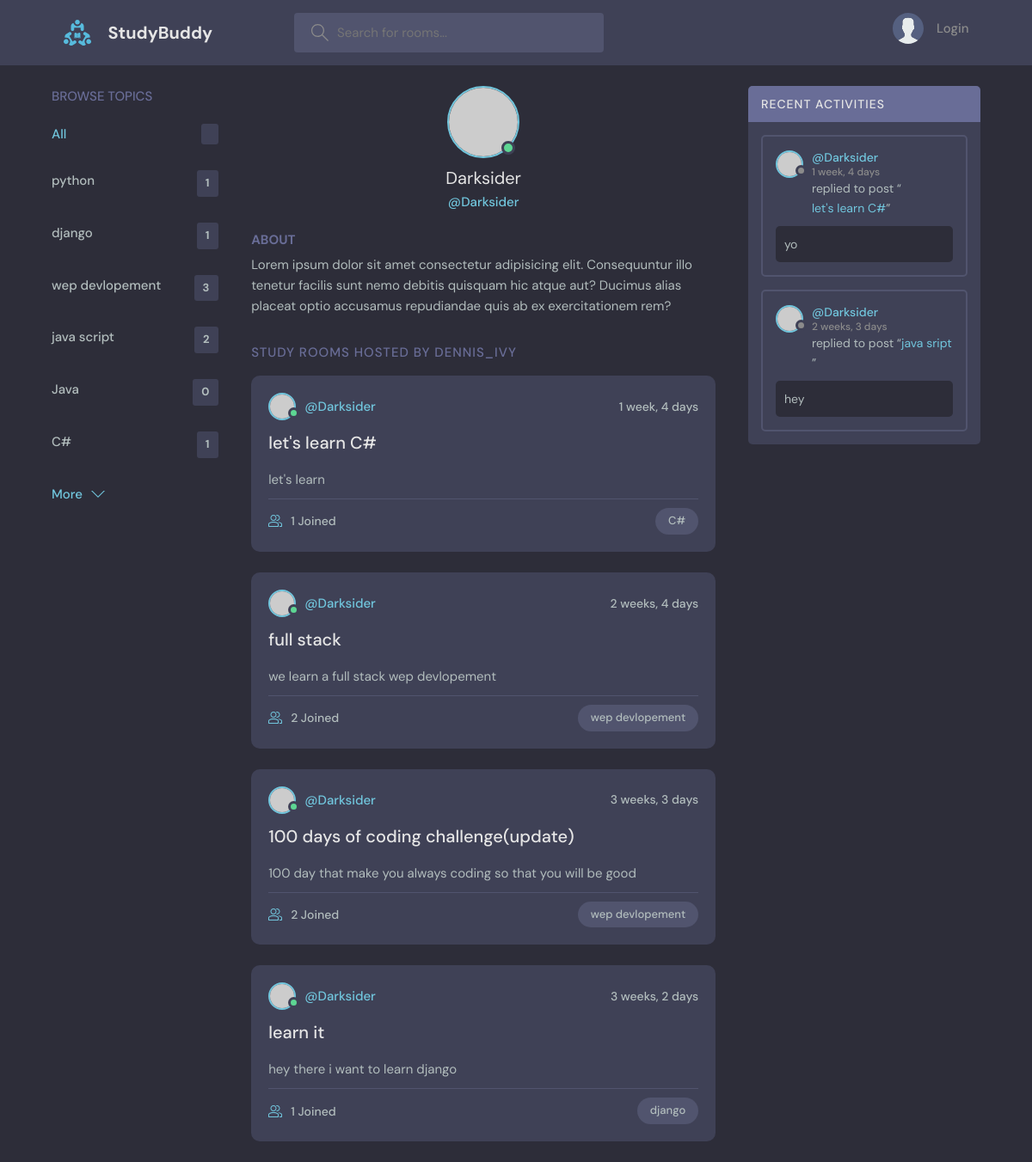
Page /profile/1/ on the committed database.
### base/models.py (models this page shows)
class Topic(models.Model):
    name = models.CharField(max_length=200)
    def __str__(self):
        return self.name

class Room(models.Model):
    host = models.ForeignKey(User, on_delete=models.SET_NULL , null=True)
    topic= models.ForeignKey(Topic , on_delete=models.SET_NULL ,null= True)
    name = models.CharField(max_length= 200)
    descripation = models.TextField(null= True , blank= True)
    participants = models.ManyToManyField(User , related_name='participants' , blank=True)
    update = models.DateTimeField(auto_now= True)
    created = models.DateTimeField(auto_now_add=True)
    class Meta:
        ordering = ['-update','-created']
    def __str__(self):
        return self.name

class Message(models.Model):
    user = models.ForeignKey(User , on_delete=models.CASCADE)
    room = models.ForeignKey(Room , on_delete=models.CASCADE)
    update = models.DateTimeField(auto_now= True)
    created = models.DateTimeField(auto_now_add=True)
    body = models.TextField()
    class Meta:
        ordering = ['-update','-created']
    def __str__ (self):
        return self.body[0:50]

### base/views.py (the view)
# urls.py: path('profile/<str:pk>/',views.profileinfo , name = 'profile'),
def profileinfo(request , pk):
    user = User.objects.get(id = pk)
    room = user.room_set.all()
    topics = Topic.objects.all()
    messagefeed = user.message_set.all()
    context={'user':user , 'room':room ,'topics':topics ,'messagefeed':messagefeed}
    return render(request , 'base/profile.html' , context)

### base/templates/base/profile.html (shortened to what this page needs)
{% extends 'main.html'%}
{% block content %}
  <main class="profile-page layout layout--3">
    <div class="container">
        {%include 'base/topicscomp.html' %}
      <div class="roomList">
        <div class="profile">
          <div class="profile__avatar">
            <div class="avatar avatar--large active">
              <img src="https://randomuser.me/api/portraits/men/11.jpg" />
            </div>
          </div>
          <div class="profile__info">
            <h3>{{user.username}}</h3>
            <p>@{{user.username}}</p>
          </div>
          <div class="profile__about">
            <h3>About</h3>
            <p>
              Lorem ipsum dolor sit amet consectetur adipisicing elit. Consequuntur illo tenetur
              facilis sunt nemo debitis quisquam hic atque aut? Ducimus alias placeat optio
              accusamus repudiandae quis ab ex exercitationem rem?
            </p>
          </div>
        </div>
        <div class="roomList__header">
          <div>
            <h2>Study Rooms Hosted by dennis_ivy</a>
            </h2>
          </div>
        </div>
        {% for room in room%}
        <div class="roomListRoom">
          <div class="roomListRoom__header">
            <a href="{% url 'profile' user.id %}" class="roomListRoom__author">
              <div class="avatar avatar--small active">
                <img src="https://randomuser.me/api/portraits/men/11.jpg" />
              </div>
              <span>@{{user.username}}</span>
            </a>
            <div class="roomListRoom__actions">
              <span>{{room.created|timesince}}</span>
            </div>
          </div>
          <div class="roomListRoom__content">
            <a href="{% url 'room' room.id %}">{{room.name}}</a>
            <p>
              {{room.descripation}}
            </p>
          </div>
          <div class="roomListRoom__meta">
            <a class="roomListRoom__joined">
              {{room.participants.count}} Joined
            </a>
            <p class="roomListRoom__topic">{{room.topic}}</p>
          </div>
        </div>
        {% endfor %}
      </div>
      {% include 'base/activaty.html'%}
    </div>
  </main>
{% endblock content %}

### templates/main.html (shortened to what this page needs)
<!DOCTYPE html>
{% load static %}
<html lang="en">
  <head>
    <link rel="stylesheet" href="{% static 'style/style.css'%}" />
</head>
<body>
    {% include 'inharitence.html'%}
        {% block content%}
        {% endblock %}
  </body>
</html>

### templates/inharitence.html (shortened to what this page needs)
{% load static %}
<header class="header header--loggedIn">
    <div class="container">
      <a href="/" class="header__logo">
        <img src="{% static 'images/logo.svg'%}" />
        <h1>StudyBuddy</h1>
      </a>
      <form class="header__search" action="{%url 'home'%}" method="get">
        <label>
          <input placeholder="Search for rooms..." name="q" type="text"/>
        </label>
      </form>
      <nav class="header__menu">
      {% if request.user.is_authenticated%}
        <div class="header__user">
          <a href="{% url 'edituser' %}">
            <div class="avatar avatar--medium active">
              <img src="https://randomuser.me/api/portraits/men/37.jpg" />
            </div>
            <p>{{request.user}}<span>@{{request.user}}</span></p>
          </a>
          <button class="dropdown-button">
            <svg version="1.1" xmlns="http://www.w3.org/2000/svg" width="32" height="32" viewBox="0 0 32 32">
              <title>chevron-down</title>
              <path d="M16 21l-13-13h-3l16 16 16-16h-3l-13 13z"></path>
            </svg>
          </button>
        </div>
        {% else %}
        <a href="{% url 'login'%}">
        <img src="{% static 'images/avatar.svg'%}" />
        <p>Login</p>
        </a>
        {% endif %}
      </nav>
    </div>
  </header>

### base/templates/base/topicscomp.html
<div class="topics">
  <a href="{% url 'topic' %} ">
    <div class="topics__header">
      <h2>Browse Topics</h2>
    </div>
  </a>
    <ul class="topics__list">
      <li>
        <a href="{% url 'home'%}" class="active">All <span>{{allroom_count}}</span></a>
      </li>
      {% for topic in topics %}
      <li>
        <a href="{%url 'home'%}?q={{topic.name}}">{{topic.name}} <span>{{topic.room_set.all.count}}</span></a>
      </li>
      {% endfor %}
    </ul>
    <a class="btn btn--link" href="{% url 'topic'%}">
      More
      <svg version="1.1" xmlns="http://www.w3.org/2000/svg" width="32" height="32" viewBox="0 0 32 32">
        <title>chevron-down</title>
        <path d="M16 21l-13-13h-3l16 16 16-16h-3l-13 13z"></path>
      </svg>
    </a>
  </div>

### base/templates/base/activaty.html (shortened to what this page needs)
{% load static %}
<div class="activities">
    <div class="activities__header">
      <h2>Recent Activities</h2>
    </div>
    {%for mess in messagefeed%}
    <div class="activities__box">
      <div class="activities__boxHeader roomListRoom__header">
        <a href="{% url 'profile' mess.user.id %}" class="roomListRoom__author">
          <div class="avatar avatar--small">
            <img src="https://randomuser.me/api/portraits/women/11.jpg" />
          </div>
          <p>
            @{{mess.user}}
            <span>{{mess.created|timesince}}</span>
          </p>
        </a>
      </div>
      <div class="activities__boxContent">
        <p>replied to post “<a href="{% url 'room' mess.room.id %}">{{mess.room}}</a>”</p>
        <div class="activities__boxRoomContent">
          {{mess}}
        </div>
      </div>
    </div>
    {% endfor %}
  </div>

### rows in the picture
Topic: name "python", room_set.all.count "1"
Topic: name "django", room_set.all.count "1"
Topic: name "wep devlopement", room_set.all.count "3"
Topic: name "java script", room_set.all.count "2"
Topic: name "Java", room_set.all.count "0"
Topic: name "C#", room_set.all.count "1"
Room: created "1 week, 4 days", name "let's learn C#", descripation "let's learn", participants.count "1", topic "C#"
Room: created "2 weeks, 4 days", name "full stack", descripation "we learn a full stack wep devlopement", participants.count "2", topic "wep devlopement"
Room: created "3 weeks, 3 days", name "100 days of coding challenge(update)", descripation "100 day that make you always coding so that you will be good", participants.count "2", topic "wep devlopement"
Room: created "3 weeks, 2 days", name "learn it", descripation "hey there i want to learn django", participants.count "1", topic "django"
Message: user "Darksider", created "1 week, 4 days", room "let's learn C#", body "yo"
Message: user "Darksider", created "2 weeks, 3 days", room "java sript", body "hey"

### other values in the picture
{{ user.username }} "Darksider"
